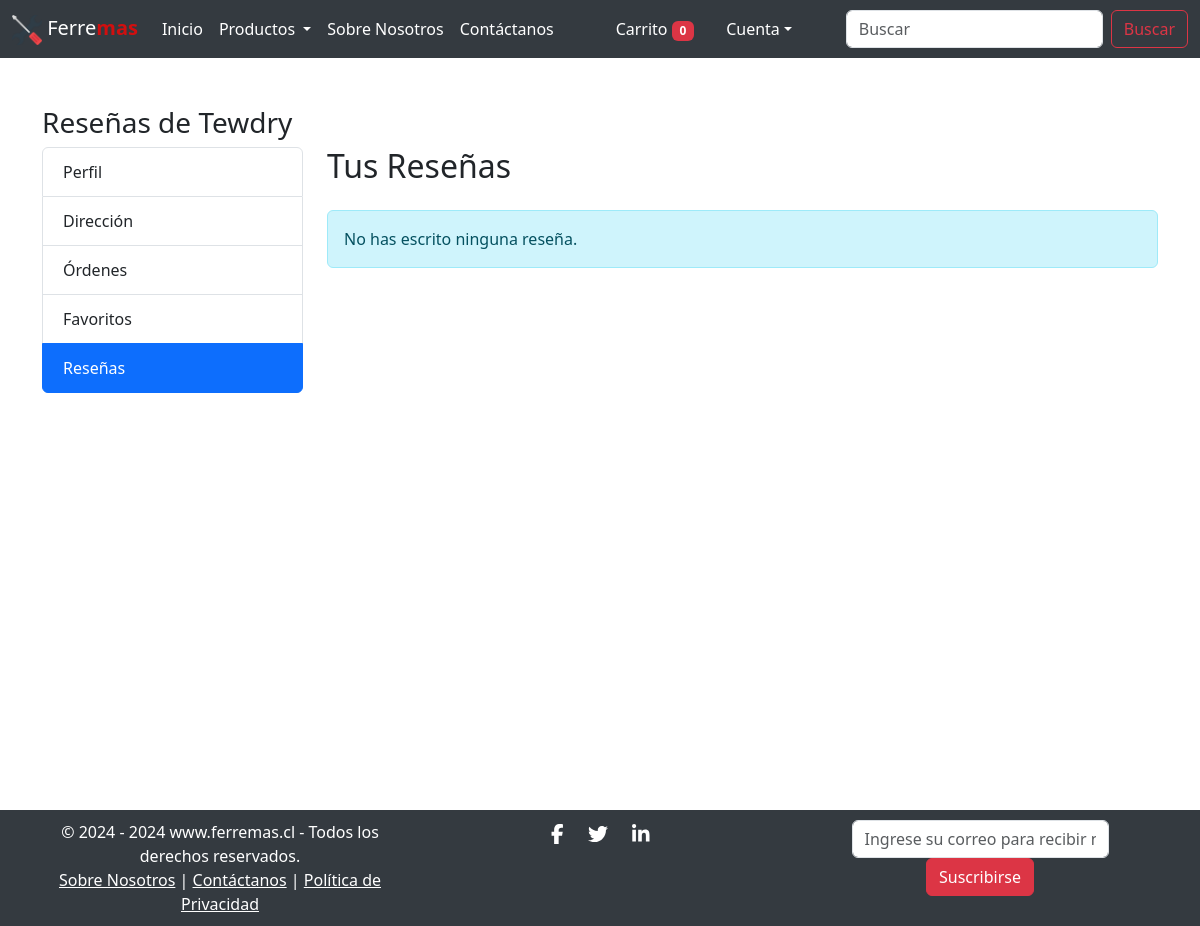
Before: /reviews/ (signed in) with the older database file.
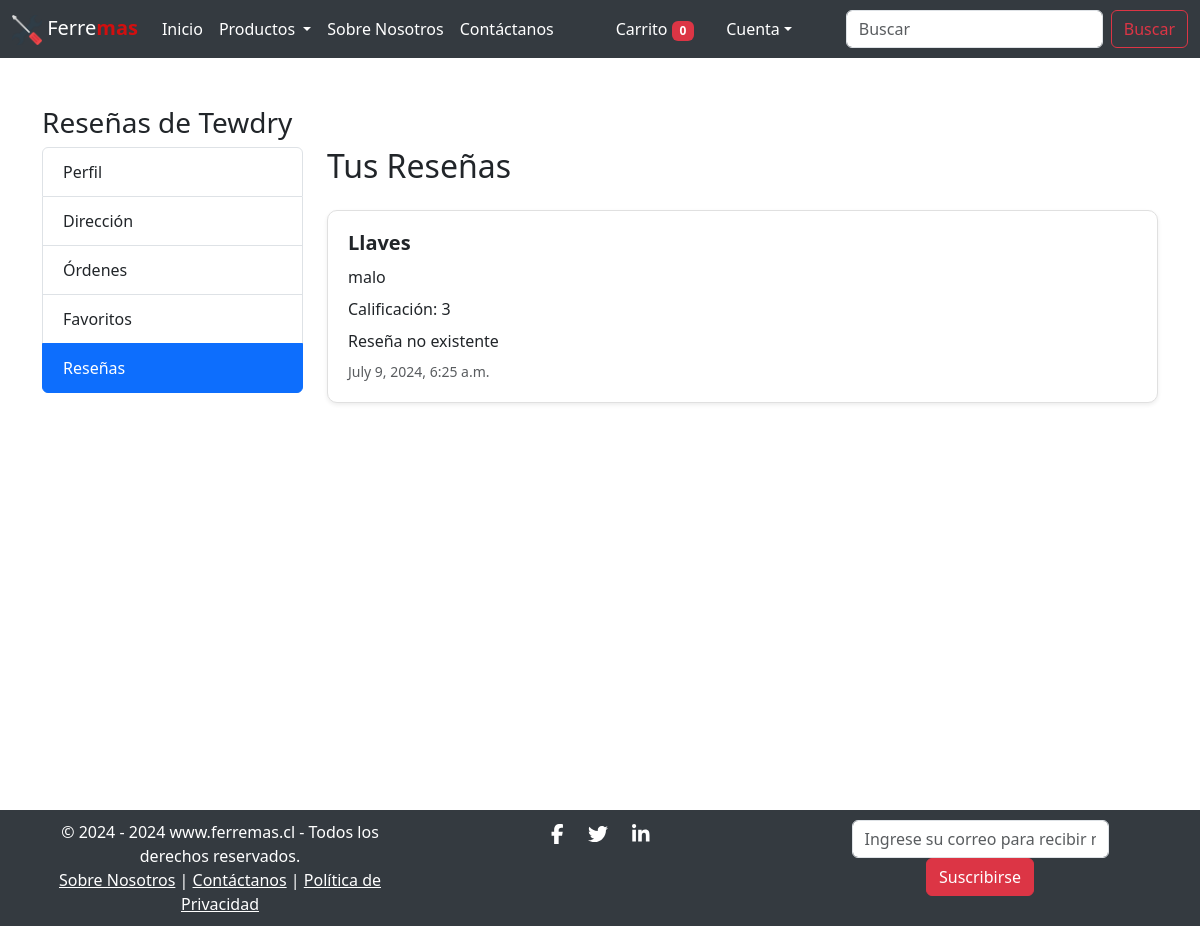
After: the same page with the newer database file.
### core/models.py (models this page shows, shortened)
class Review(models.Model):
    user = models.ForeignKey(User, on_delete=models.CASCADE)
    product = models.ForeignKey(Product, on_delete=models.CASCADE)
    rating = models.IntegerField()
    content = models.TextField()
    review_date = models.DateTimeField(auto_now_add=True)
    verified = models.BooleanField(default=False)

class Product(models.Model):
    category = models.ForeignKey(Category, related_name='products', on_delete=models.CASCADE)
    vendor = models.ForeignKey(Vendor, related_name='products', on_delete=models.SET_NULL, null=True, blank=True)
    title = models.CharField(max_length=100)
    description = models.TextField()
    price = models.DecimalField(max_digits=10, decimal_places=2, default=0.0)
    discounted_price = models.DecimalField(max_digits=10, decimal_places=2, null=True, blank=True)
    product_image = models.ImageField(upload_to='products/', null=True, blank=True)

### core/views.py (the view)
# urls.py: path('reviews/', reviews, name='reviews'),
@login_required
def reviews(request):
    user_reviews = Review.objects.filter(user=request.user)
    review_statuses = []
    for review in user_reviews:
        order_item = review.product.orderitem_set.first()
        if order_item:
            order = order_item.order
            if order:
                if order.deleted:
                    review_statuses.append({'review': review, 'status': 'Reseña no existente'})
                else:
                    review_statuses.append({'review': review, 'status': 'Reseña válida'})
            else:
                review_statuses.append({'review': review, 'status': 'Reseña no existente'})
        else:
            review_statuses.append({'review': review, 'status': 'Reseña no existente'})
    return render(request, 'app/reviews.html', {'review_statuses': review_statuses})

### core/context_processors.py (called while the page is built)
def cart_item_count(request):
    if request.user.is_authenticated:
        cart_count = Cart.objects.filter(user=request.user).count()
    else:
        cart_count = 0
    return {'totalitems': cart_count}

### core/templatetags/custom_filters.py (called while the page is built)
@register.filter(name='has_group')
def has_group(user, group_name):
    return user.groups.filter(name=group_name).exists()

### core/templates/app/reviews.html (shortened to what this page needs)
{% extends 'app/base.html' %}
{% load static %}
{% block main-content %}
<div class="container my-5">
    <div class="row">
        <h3>Reseñas de <span class="text-capitalize">{{ request.user }}</span></h3>
        <div class="col-md-3">
            {% include 'app/profile_menu.html' %}
        </div>
        <div class="col-md-9">
            <h2 class="mb-4">Tus Reseñas</h2>
            {% if review_statuses %}
                {% for review_status in review_statuses %}
                    <div class="card mb-4 shadow-sm">
                        <div class="card-body">
                            <h5 class="card-title">{{ review_status.review.product.title }}</h5>
                            <p class="card-text">{{ review_status.review.content }}</p>
                            <p class="card-text">Calificación: {{ review_status.review.rating }}</p>
                            <p class="card-text">{{ review_status.status }}</p>
                            <small class="text-muted">{{ review_status.review.review_date|date:"F j, Y, g:i a" }}</small>
                        </div>
                    </div>
                {% endfor %}
            {% else %}
                <div class="alert alert-info" role="alert">
                    No has escrito ninguna reseña.
                </div>
            {% endif %}
        </div>
    </div>
</div>
{% endblock main-content %}

Changed rows visible on the page:
added Review: review.product "Llaves", review.content "malo", review.rating "3", status "Reseña no existente", review.review_date "July 9, 2024, 6:25 a.m."
Other visible differences:
text no longer shown: "No has escrito ninguna reseña."
